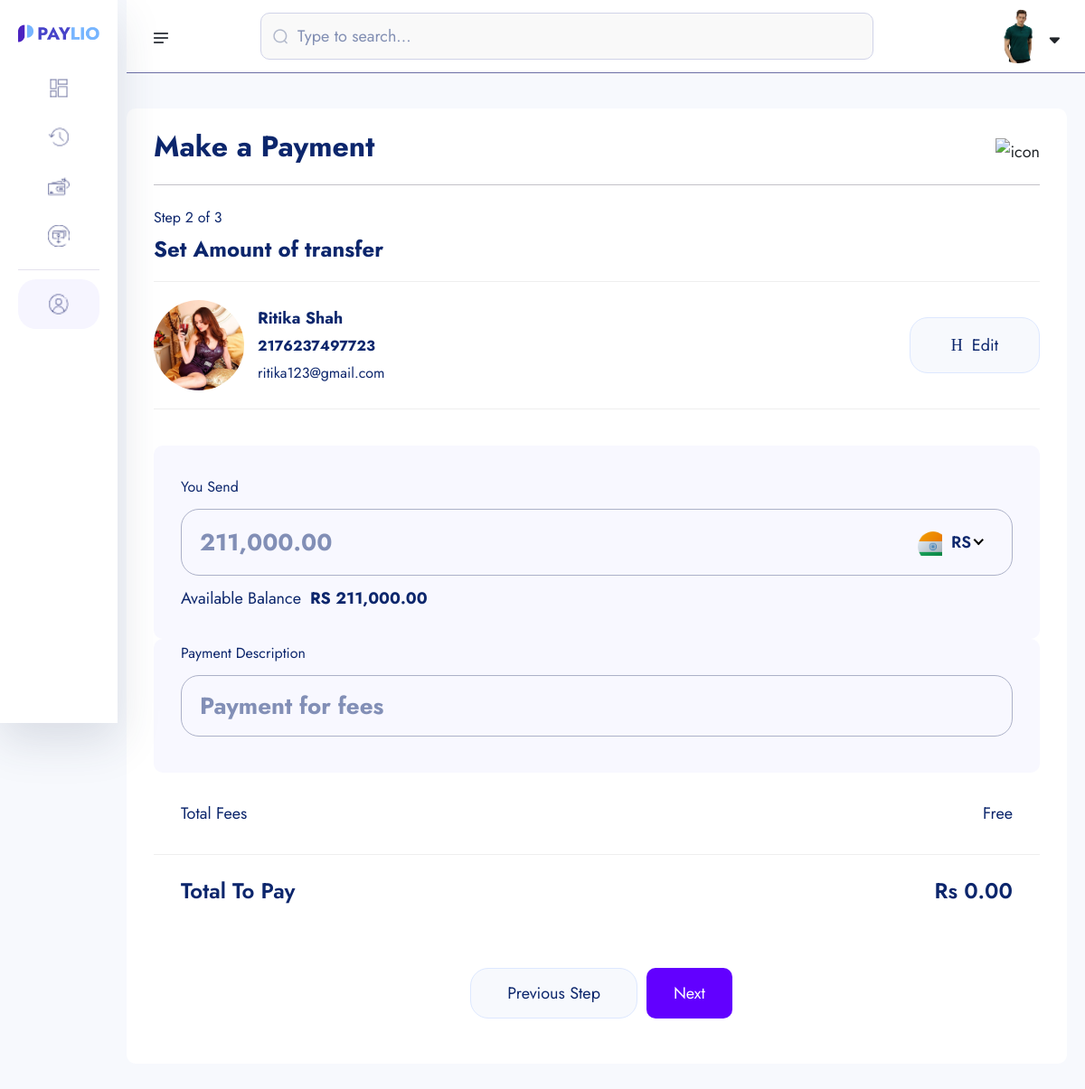
Screenshot of /amount-transfer/2176237497723/ (signed in) with the database file from the repository.
### userauths/models.py (models this page shows, shortened)
class User(AbstractUser):
    username = models.CharField(max_length=100,null=True, blank=True)
    email = models.EmailField(unique=True, null=True, blank=True)
    is_staff = models.BooleanField(default=True, null=True, blank=True)
    is_superuser = models.BooleanField(default=False, null=True, blank=True)
    USERNAME_FIELD = 'email'
    REQUIRED_FIELDS = ['username']

### account/models.py (models this page shows, shortened)
class KYC(models.Model):
    id = models.UUIDField(primary_key=True, unique=True, default=uuid.uuid4, editable=False)
    user = models.OneToOneField(User, on_delete=models.CASCADE)
    account =  models.OneToOneField(Account, on_delete=models.CASCADE, null=True, blank=True)
    full_name = models.CharField(max_length=1000)
    image = models.ImageField(upload_to="kyc", max_length=255, null=True, default=None)
    marrital_status = models.CharField(choices=MARITAL_STATUS, max_length=40)
    gender = models.CharField(choices=GENDER, max_length=40)
    identity_type = models.CharField(choices=IDENTITY_TYPE, max_length=140)
    identity_image = models.ImageField(upload_to="kyc", null=True, blank=True)
    date_of_birth = models.DateTimeField(auto_now_add=False)
    signature = models.ImageField(upload_to="kyc")
    country = models.CharField(max_length=100)
    state = models.CharField(max_length=100)
    city = models.CharField(max_length=100)
    mobile = models.CharField(max_length=200)
    fax = models.CharField(max_length=300)
    date = models.DateTimeField(auto_now_add=True)

class Account(models.Model):
    id = models.UUIDField(primary_key=True, unique=True, default=uuid.uuid4, editable=False)
    user = models.OneToOneField(User, on_delete=models.CASCADE)
    account_balance = models.DecimalField(max_digits=12, decimal_places=2, default=0.00)   #123 345 789 102
    account_number = ShortUUIDField(unique=True, length=10, max_length=25, prefix="217", alphabet="1234567890")
    account_id = ShortUUIDField(unique=True, length=10, max_length=25, prefix="DEX", alphabet="1234567890")
    pin_number = ShortUUIDField(unique=True, length=4, max_length=7, alphabet="1234567890")
    red_code = ShortUUIDField(unique=True, length=10, max_length=20, alphabet="abcdefgh1234567890")
    account_status = models.CharField(max_length=100, choices=ACCOUNT_STATUS, default="in-active")
    date = models.DateTimeField(auto_now_add=True)
    kyc_submitted = models.BooleanField(default=False)
    kyc_confirmed = models.BooleanField(default=False)
    recommended_by = models.ForeignKey(User, on_delete=models.DO_NOTHING, blank=True, null=True, related_name="recommended_by")
    class Meta:
        ordering = ['-date']

### core/views.py (the view)
# urls.py: path('amount-transfer/<str:account_number>/', views.AmountTransferView.as_view(), name="amount-transfer"),
class AmountTransferView(TemplateView):
    template_name = 'transfer/amount-transfer.html'
    def get_context_data(self, **kwargs):
        context = super().get_context_data(**kwargs)
        account_number = kwargs.get('account_number')
        try:
            account = Account.objects.get(account_number=account_number)
        except Account.DoesNotExist:
            context['redirect_to_search'] = True
            return context
        context['account'] = account
        return context
    def get(self, request, *args, **kwargs):
        context = self.get_context_data(**kwargs)
        if context.get('redirect_to_search'):
            messages.warning(self.request, "Account does not exist.")
            return redirect("core:search-account")
        return self.render_to_response(context)

### templates/transfer/amount-transfer.html (shortened to what this page needs)
{% extends "partials/dashboard-base.html" %}
{% load static %}
{% load humanize %}
{% block content %}
    <section class="dashboard-section body-collapse pay step step-2">
        <div class="overlay pt-120">
            <div class="container-fruid">
                <div class="main-content">
                    <div class="head-area d-flex align-items-center justify-content-between">
                        <h4>Make a Payment</h4>
                        <div class="icon-area">
                            <img src="{% static 'assets1/images/icon/support-icon.png' %}" alt="icon">
                        </div>
                    </div>
                    <div class="choose-recipient">
                        <div class="step-area">
                            <span class="mdr">Step 2 of 3</span>
                            <h5>Set Amount of transfer</h5>
                        </div>
                        <div class="user-select">
                            <div class="single-user">
                                <div class="left d-flex align-items-center">
                                    <div class="img-area">
                                        <img src="{{ account.user.kyc.image.url }}" style="width: 100px; height: 100px; border-radius: 50%; object-fit: cover;"  alt="image">
                                    </div>
                                    <div class="text-area">
                                        <p>{{ account.user.kyc.full_name|title }}</p>
                                        <span class="mdr"><b>{{ account.account_number }}</b></span> <br>
                                        <span class="mdr">{{ account.user.email }}</span>
                                    </div>
                                </div>
                                <div class="right">
                                    <a href="{% url 'core:search-account' %}">
                                        <i class="icon-h-edit"></i>
                                        Edit
                                    </a>
                                </div>
                            </div>
                        </div>
                    </div>
                    <form action="{% url 'core:amount-transfer-process' account.account_number  %}" method="POST">
                        <div class="send-banance">
                            <span class="mdr">You Send</span>
                            <div class="input-area">
                                <input class="xxlr" onkeyup="CalculateBalance()" placeholder="{{request.user.account.account_balance|intcomma}}" type="number" name="amount-send" id="amount-send">
                            </div>
                            <p>Available Balance<b>RS {{request.user.account.account_balance|intcomma}}</b></p>
                        </div>
                        <div class="send-banance pt-0 mt-0">
                            <span class="mdr">Payment Description</span>
                            <div class="input-area">
                                <input class="xxlr" onkeyup="CalculateBalance()" placeholder="Payment for fees" type="text" name="description">
                            </div>
                        </div>
                        <ul class="total-fees">
                            <li>Total Fees</li>
                            <li>Free</li>
                        </ul>
                        <ul class="total-fees pay">
                            <li><h5>Total To Pay</h5></li>
                            <li><h5 id="total-to-pay">Rs 0.00</h5></li>
                        </ul>
                        <div class="footer-area mt-40">
                            <a href="pay-step-1.html">Previous Step</a>
                            <button type="submit" style="padding: 10px 30px; border-radius: 10px; background: rgb(98, 0, 255); color: #fff;" class="active">Next</button>
                        </div>
                    </form>
                </div>
            </div>
        </div>
    </section>
    {% endblock content %}

### templates/partials/dashboard-base.html (shortened to what this page needs)
{% load static %}
{% load crispy_forms_tags %}
<!doctype html>
<html lang="en">
<head>
    <link rel="stylesheet" href="{% static 'assets1/css/bootstrap.min.css' %}">
    <link rel="stylesheet" href="{% static 'assets1/css/fontawesome.min.css' %}">
    <link rel="stylesheet" href="{% static 'assets1/css/jquery-ui.css' %}">
    <link rel="stylesheet" href="{% static 'assets1/css/plugin/apexcharts.css' %}">
    <link rel="stylesheet" href="{% static 'assets1/css/plugin/nice-select.css' %}">
    <link rel="stylesheet" href="{% static 'assets1/css/arafat-font.css' %}">
    <link rel="stylesheet" href="{% static 'assets1/css/plugin/animate.css' %}">
    <link rel="stylesheet" href="{% static 'assets1/css/style.css' %}">
</head>
<body>
    <header class="header-section body-collapse">
        <div class="overlay">
            <div class="container-fruid">
                <div class="row d-flex header-area">
                    <div class="navbar-area d-flex align-items-center justify-content-between">
                        <div class="sidebar-icon">
                            <img src="{% static 'assets1/images/icon/menu.png' %}" alt="icon">
                        </div>
                        <form method="POST" class="flex-fill">
                            <div class="form-group d-flex align-items-center">
                                <img src="{% static 'assets1/images/icon/search.png' %}" alt="icon">
                                <input type="text" placeholder="Type to search...">
                            </div>
                        </form>
                        <div class="dashboard-nav">
                            <div class="single-item user-area">
                                <div class="profile-area d-flex align-items-center">
                                    <span class="user-profile">
                                        {% if request.user.kyc.image.url %}
                                            <img style="width: 60px; height: 60px; border-radius: 50%; object-fit: cover;" src="{{ request.user.kyc.image.url }}" alt="image">
                                        {% else %}
                                            <img src="{% static 'assets1/images/default.jpg' %}"  style="width: 50px; height: 50px; border-radius: 50%; object-fit: cover;" alt="">
                                        {% endif %}
                                    </span>
                                    <i class="fa-solid fa-sort-down"></i>
                                </div>
                            </div>
                        </div>
                    </div>
                    <div class="sidebar-wrapper">
                        <div class="sidebar-logo">
                            <a href="{% url 'account:dashboard' %}"><img src="{% static 'assets/images/logo.png' %}" alt="logo"></a>
                        </div>
                        <ul>
                            <li>
                                <a href="{% url 'account:dashboard' %}">
                                    <img src="{% static 'assets1/images/icon/dashboard.png' %}" alt="Dashboard"> <span>Dashboard</span>
                                </a>
                            </li>
                            <li>
                                <a href="{% url 'core:transaction-list' %}">
                                    <img src="{% static 'assets1/images/icon/transactions.png' %}" alt="Transactions"> <span>Transactions</span>
                                </a>
                            </li>
                            <li>
                                <a href="{% url 'core:search-account' %}">
                                    <img src="{% static 'assets1/images/icon/pay.png' %}" alt="Pay"> <span>Pay</span>
                                </a>
                            </li>
                            <li>
                                <a href="{% url 'core:request-search-account' %}">
                                    <img src="{% static 'assets1/images/icon/receive.png' %}" alt="Receive"> <span>Receive</span>
                                </a>
                            </li>
                        </ul>
                        <ul class="bottom-item">
                            <li class="active">
                                <a href="{% url 'account:account' %}">
                                    <img src="{% static 'assets1/images/icon/account.png' %}" alt="Account"> <span>Account Details</span>
                                </a>
                            </li>
                        </ul>
                    </div>
                </div>
            </div>
        </div>
    </header>
{% block content %}
{% endblock content %}
</body>
</html>

### rows the page displays
User: user.kyc.image (picture), amount-send "211,000.00", user.account.account_balance "211,000.00"
Account: user.kyc.image (picture), user.kyc.full_name "Ritika Shah", account_number "2176237497723", user.email "ritika123@gmail.com"
